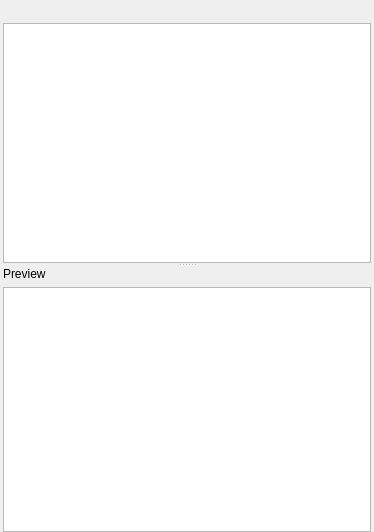
<?xml version="1.0" encoding="UTF-8"?>
<ui version="4.0">
 <class>CodeSnippetsPanel</class>
 <widget class="QDockWidget" name="CodeSnippetsPanel">
  <property name="geometry">
   <rect>
    <x>0</x>
    <y>0</y>
    <width>374</width>
    <height>532</height>
   </rect>
  </property>
  <property name="acceptDrops">
   <bool>true</bool>
  </property>
  <property name="windowTitle">
   <string>Code Snippets</string>
  </property>
  <widget class="QWidget" name="dockWidgetContents">
   <layout class="QVBoxLayout" name="verticalLayout">
    <property name="leftMargin">
     <number>3</number>
    </property>
    <property name="topMargin">
     <number>0</number>
    </property>
    <property name="rightMargin">
     <number>3</number>
    </property>
    <property name="bottomMargin">
     <number>0</number>
    </property>
    <item>
     <widget class="QToolBar" name="toolBar"/>
    </item>
    <item>
     <widget class="QSplitter" name="splitter">
      <property name="orientation">
       <enum>Qt::Orientation::Vertical</enum>
      </property>
      <widget class="QListView" name="snippetsListView">
       <property name="toolTip">
        <string>&lt;html&gt;&lt;head/&gt;&lt;body&gt;&lt;p&gt;Drag to the SQL editor to use the snippet.&lt;/p&gt;&lt;p&gt;Drop any code (or a text) here to add a new code snippet.&lt;/p&gt;&lt;p&gt;Double-click to edit the snippet.&lt;/p&gt;&lt;p&gt;Code snippets are also available in Code Assistant. Invoke it twice to show snippets.&lt;/p&gt;&lt;/body&gt;&lt;/html&gt;</string>
       </property>
       <property name="dragEnabled">
        <bool>true</bool>
       </property>
       <property name="dragDropMode">
        <enum>QAbstractItemView::DragDropMode::DragOnly</enum>
       </property>
      </widget>
      <widget class="QWidget" name="previewContainer" native="true">
       <layout class="QVBoxLayout" name="verticalLayout_2">
        <property name="leftMargin">
         <number>0</number>
        </property>
        <property name="topMargin">
         <number>0</number>
        </property>
        <property name="rightMargin">
         <number>0</number>
        </property>
        <property name="bottomMargin">
         <number>0</number>
        </property>
        <item>
         <widget class="QLabel" name="previewLabel">
          <property name="text">
           <string>Preview</string>
          </property>
         </widget>
        </item>
        <item>
         <widget class="SqlView" name="previewEdit"/>
        </item>
       </layout>
      </widget>
     </widget>
    </item>
   </layout>
  </widget>
 </widget>
 <customwidgets>
  <customwidget>
   <class>SqlView</class>
   <extends>QPlainTextEdit</extends>
   <header>sqlview.h</header>
  </customwidget>
 </customwidgets>
 <resources/>
 <connections/>
</ui>
